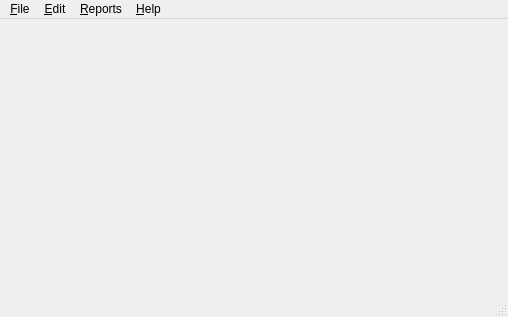
<?xml version="1.0" encoding="UTF-8"?>
<ui version="4.0">
 <class>MainWindow</class>
 <widget class="QMainWindow" name="MainWindow">
  <property name="geometry">
   <rect>
    <x>0</x>
    <y>0</y>
    <width>508</width>
    <height>317</height>
   </rect>
  </property>
  <property name="minimumSize">
   <size>
    <width>0</width>
    <height>0</height>
   </size>
  </property>
  <property name="baseSize">
   <size>
    <width>0</width>
    <height>0</height>
   </size>
  </property>
  <property name="windowTitle">
   <string>MainWindow</string>
  </property>
  <property name="windowIcon">
   <iconset resource="fred.qrc">
    <normaloff>:/icons/resources/fred.png</normaloff>:/icons/resources/fred.png</iconset>
  </property>
  <widget class="QWidget" name="MainWidget"/>
  <widget class="QMenuBar" name="menuBar">
   <property name="geometry">
    <rect>
     <x>0</x>
     <y>0</y>
     <width>508</width>
     <height>29</height>
    </rect>
   </property>
   <widget class="QMenu" name="MenuFile">
    <property name="title">
     <string>&amp;File</string>
    </property>
    <addaction name="ActionOpenHive"/>
    <addaction name="ActionRecentlyOpened"/>
    <addaction name="ActionSave"/>
    <addaction name="ActionCloseHive"/>
    <addaction name="separator"/>
    <addaction name="ActionQuit"/>
   </widget>
   <widget class="QMenu" name="MenuHelp">
    <property name="title">
     <string>&amp;Help</string>
    </property>
    <addaction name="ActionAboutQt"/>
    <addaction name="ActionAboutFred"/>
   </widget>
   <widget class="QMenu" name="MenuReports">
    <property name="enabled">
     <bool>true</bool>
    </property>
    <property name="title">
     <string>&amp;Reports</string>
    </property>
    <addaction name="ActionGenerateReport"/>
    <addaction name="ActionReloadReportTemplates"/>
   </widget>
   <widget class="QMenu" name="MenuEdit">
    <property name="title">
     <string>&amp;Edit</string>
    </property>
    <addaction name="ActionFind"/>
    <addaction name="separator"/>
    <addaction name="ActionEnableWriteSupport"/>
    <addaction name="ActionPreferences"/>
   </widget>
   <addaction name="MenuFile"/>
   <addaction name="MenuEdit"/>
   <addaction name="MenuReports"/>
   <addaction name="MenuHelp"/>
  </widget>
  <widget class="QStatusBar" name="StatusBar"/>
  <action name="ActionOpenHive">
   <property name="text">
    <string>&amp;Open hive</string>
   </property>
   <property name="shortcut">
    <string>Ctrl+O</string>
   </property>
  </action>
  <action name="ActionCloseHive">
   <property name="enabled">
    <bool>false</bool>
   </property>
   <property name="text">
    <string>Close hive</string>
   </property>
  </action>
  <action name="ActionQuit">
   <property name="text">
    <string>&amp;Quit</string>
   </property>
   <property name="shortcut">
    <string>Ctrl+Q</string>
   </property>
  </action>
  <action name="ActionAboutQt">
   <property name="text">
    <string>About Qt</string>
   </property>
  </action>
  <action name="ActionAboutFred">
   <property name="text">
    <string>About fred</string>
   </property>
  </action>
  <action name="ActionFind">
   <property name="enabled">
    <bool>false</bool>
   </property>
   <property name="text">
    <string>&amp;Find</string>
   </property>
   <property name="shortcut">
    <string>Ctrl+F</string>
   </property>
  </action>
  <action name="ActionPreferences">
   <property name="enabled">
    <bool>true</bool>
   </property>
   <property name="text">
    <string>&amp;Preferences</string>
   </property>
  </action>
  <action name="ActionGenerateReport">
   <property name="enabled">
    <bool>false</bool>
   </property>
   <property name="text">
    <string>Generate report</string>
   </property>
  </action>
  <action name="ActionReloadReportTemplates">
   <property name="enabled">
    <bool>false</bool>
   </property>
   <property name="text">
    <string>Reload report templates</string>
   </property>
  </action>
  <action name="ActionRecentlyOpened">
   <property name="enabled">
    <bool>false</bool>
   </property>
   <property name="text">
    <string>Recently opened</string>
   </property>
  </action>
  <action name="ActionEnableWriteSupport">
   <property name="enabled">
    <bool>false</bool>
   </property>
   <property name="text">
    <string>Enable &amp;write support</string>
   </property>
  </action>
  <action name="ActionSave">
   <property name="enabled">
    <bool>false</bool>
   </property>
   <property name="text">
    <string>&amp;Save</string>
   </property>
   <property name="shortcut">
    <string>Ctrl+S</string>
   </property>
  </action>
 </widget>
 <layoutdefault spacing="6" margin="11"/>
 <resources>
  <include location="fred.qrc"/>
 </resources>
 <connections/>
</ui>
